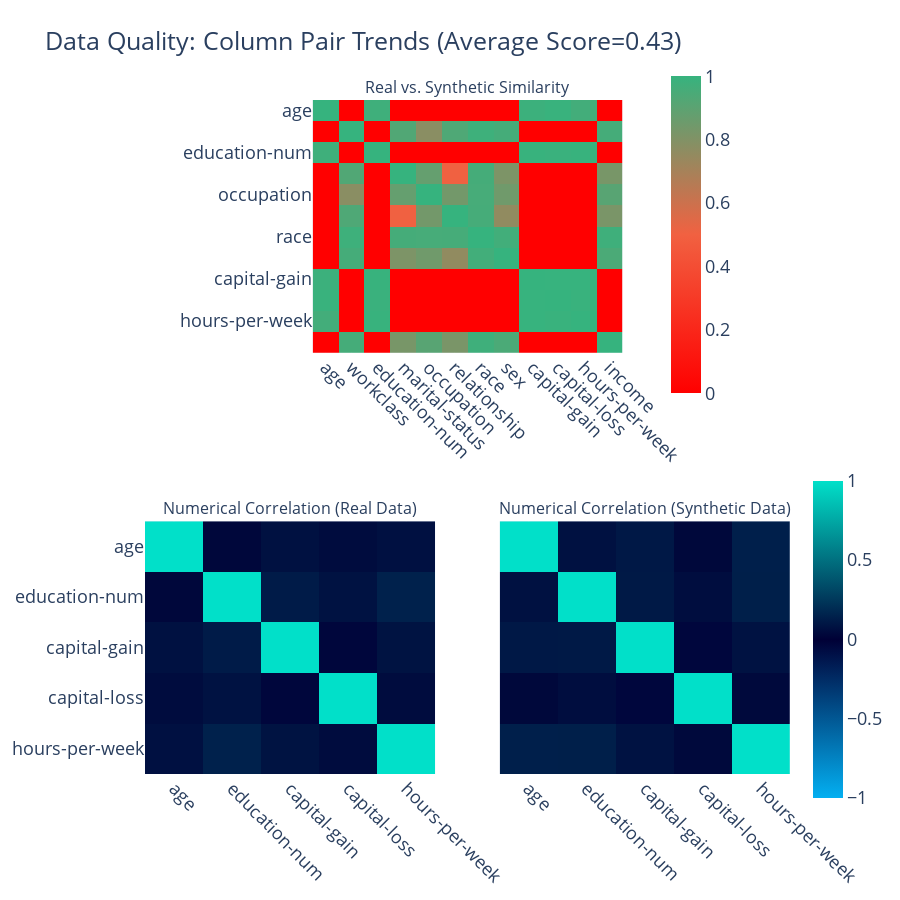

The code cell stored with this chart in its notebook:
### Code cell
quality_report.get_visualization(property_name='Column Pair Trends').show(renderer="vscode")

### Figure 1 — Plotly figure (JSON) as saved in the notebook; plotly's stock layout.template omitted (floating-point values rounded to 4 significant figures; data arrays with more than 128 entries replaced by an {"elided": "..."} marker saying what was removed)
{"data": [{"coloraxis": "coloraxis", "hovertemplate": "<b>Column Pair</b><br>(%{x},%{y})<br><br>Similarity: %{z}<extra></extra>", "type": "heatmap", "x": ["age", "workclass", "education-num", "marital-status", "occupation", "relationship", "race", "sex", "capital-gain", "capital-loss", "hours-per-week", "income"], "xaxis": "x", "y": ["age", "workclass", "education-num", "marital-status", "occupation", "relationship", "race", "sex", "capital-gain", "capital-loss", "hours-per-week", "income"], "yaxis": "y", "z": {"elided": "12x12 float values"}}, {"coloraxis": "coloraxis2", "customdata": [[1, 0.078, 0.109, 0.036, 0.14], [0.078, 1, 0.111, 0.06, 0.137], [0.109, 0.111, 1, -0.036, 0.079], [0.036, 0.06, -0.036, 1, 0.039], [0.14, 0.137, 0.079, 0.039, 1]], "hovertemplate": "<b>Correlation</b><br>(%{x},%{y})<br><br>Synthetic: %{z}<br>(vs. Real: %{customdata})<extra></extra>", "type": "heatmap", "x": ["age", "education-num", "capital-gain", "capital-loss", "hours-per-week"], "xaxis": "x2", "y": ["age", "education-num", "capital-gain", "capital-loss", "hours-per-week"], "yaxis": "y2", "z": [[1, 0.032, 0.074, 0.053, 0.072], [0.032, 1, 0.122, 0.081, 0.147], [0.074, 0.122, 1, -0.032, 0.083], [0.053, 0.081, -0.032, 1, 0.052], [0.072, 0.147, 0.083, 0.052, 1]]}, {"coloraxis": "coloraxis2", "customdata": [[1, 0.032, 0.074, 0.053, 0.072], [0.032, 1, 0.122, 0.081, 0.147], [0.074, 0.122, 1, -0.032, 0.083], [0.053, 0.081, -0.032, 1, 0.052], [0.072, 0.147, 0.083, 0.052, 1]], "hovertemplate": "<b>Correlation</b><br>(%{x},%{y})<br><br>Synthetic: %{z}<br>(vs. Real: %{customdata})<extra></extra>", "type": "heatmap", "x": ["age", "education-num", "capital-gain", "capital-loss", "hours-per-week"], "xaxis": "x3", "y": ["age", "education-num", "capital-gain", "capital-loss", "hours-per-week"], "yaxis": "y3", "z": [[1, 0.078, 0.109, 0.036, 0.14], [0.078, 1, 0.111, 0.06, 0.137], [0.109, 0.111, 1, -0.036, 0.079], [0.036, 0.06, -0.036, 1, 0.039], [0.14, 0.137, 0.079, 0.039, 1]]}], "layout": {"annotations": [{"font": {"size": 16}, "showarrow": false, "text": "Real vs. Synthetic Similarity", "x": 0.5, "xanchor": "center", "xref": "paper", "y": 1, "yanchor": "bottom", "yref": "paper"}, {"font": {"size": 16}, "showarrow": false, "text": "Numerical Correlation (Real Data)", "x": 0.225, "xanchor": "center", "xref": "paper", "y": 0.375, "yanchor": "bottom", "yref": "paper"}, {"font": {"size": 16}, "showarrow": false, "text": "Numerical Correlation (Synthetic Data)", "x": 0.775, "xanchor": "center", "xref": "paper", "y": 0.375, "yanchor": "bottom", "yref": "paper"}], "coloraxis": {"cmax": 1, "cmin": 0, "colorbar": {"len": 0.5, "x": 0.8, "y": 0.8}, "colorscale": [[0, "#FF0000"], [0.5, "#F16141"], [1, "#36B37E"]]}, "coloraxis2": {"cmax": 1, "cmin": -1, "colorbar": {"len": 0.5, "y": 0.2}, "colorscale": [[0, "#03AFF1"], [0.5, "#000036"], [1, "#01E0C9"]]}, "font": {"size": 18}, "height": 900, "title": {"text": "Data Quality: Column Pair Trends (Average Score=0.43)"}, "width": 900, "xaxis": {"anchor": "y", "domain": [0.26, 0.74], "tickangle": 45}, "xaxis2": {"anchor": "y2", "domain": [0, 0.45], "tickangle": 45}, "xaxis3": {"anchor": "y3", "domain": [0.55, 1], "matches": "x2", "tickangle": 45}, "yaxis": {"anchor": "x", "autorange": "reversed", "domain": [0.625, 1]}, "yaxis2": {"anchor": "x2", "autorange": "reversed", "domain": [0, 0.375]}, "yaxis3": {"anchor": "x3", "autorange": "reversed", "domain": [0, 0.375], "matches": "y2", "visible": false}}}
